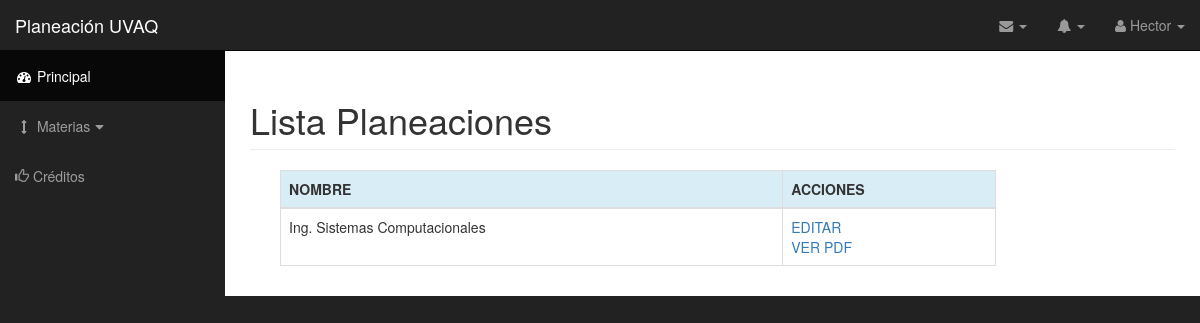
The page /materias.php (signed in) on the database as committed earlier.
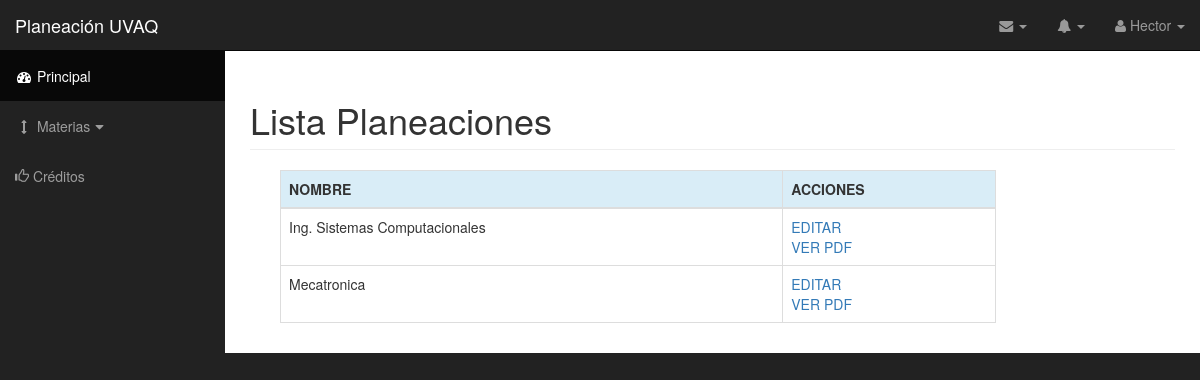
The same page on the database as committed later.
### tables this page shows
CREATE TABLE `usuarios` (
  `id_usuario` int(11) NOT NULL,
  `usuario` varchar(20) NOT NULL,
  `nombre` varchar(40) NOT NULL,
  `apellido` varchar(40) NOT NULL,
  `pass` varchar(40) NOT NULL,
  `correo` varchar(50) NOT NULL,
  `grado_academ` varchar(50) NOT NULL,
  `formacion` varchar(40) NOT NULL,
  `admin` int(1) NOT NULL,
  `director` int(11) NOT NULL
);

CREATE TABLE `materias` (
  `id_materia` int(11) NOT NULL,
  `nombrePlan` varchar(60) NOT NULL,
  `nombreUnidad` varchar(60) NOT NULL,
  `semestre` varchar(60) NOT NULL,
  `fecha` date NOT NULL,
  `proposito` varchar(60) NOT NULL,
  `competenciasGen` mediumtext NOT NULL,
  `competenciasEsp` mediumtext NOT NULL,
  `primeraEvaluacion` date NOT NULL,
  `segundaEvaluacion` date NOT NULL,
  `terceraEvaluacion` date NOT NULL,
  `horasUnidad` int(11) NOT NULL,
  `horasTeoDoc` int(11) NOT NULL,
  `horasPracDoc` int(11) NOT NULL,
  `horasTeoInd` int(11) NOT NULL,
  `horasPracInd` int(11) NOT NULL,
  `numAlumnos` int(11) NOT NULL,
  `salon` varchar(15) NOT NULL,
  `grupo` varchar(20) NOT NULL,
  `id_carrera` int(11) NOT NULL,
  `ciclo` int(30) NOT NULL
);

### materias.php (the view, shortened to what this page needs)
<?php include('conect.php'); ?>
<!DOCTYPE html>
<html lang="en">
    <?php include('head.php'); ?>
    <body>
        <div id="wrapper">
            <nav class="navbar navbar-inverse navbar-fixed-top" role="navigation">
                <?php include("navbarHeader.php"); include("sidebar.php"); ?>
            </nav>
            <div id="page-wrapper">
                <div class="container-fluid table-responsive">
                    <h1 class="page-header">
                    Lista Planeaciones
                    </h1>
                    <div class="col-md-12">
                        <?php
                        $matId = mysqli_query($link, "SELECT * FROM materias") or die("<h2 align='center'>NO HAY RESULTADOS</h2>");
                        ?>
                        <div class="col-lg-10 col-md-10 col-sm-12 col-xs-12">
                            <table class="table table-hover table-bordered table-responsive">
                                <thead>
                                    <tr class="info">
                                        <th>NOMBRE</th>
                                        <th>ACCIONES</th>
                                    </tr>
                                </thead>
                                <tbody>
                                   <?php while ($row = mysqli_fetch_row($matId)) {
                                    echo "
                                    <tr>
                                        <td>$row[1]</td>
                                        <td><a href='editar_pdf.php?id=".$row[0]."'>EDITAR</a><br><a href='pdf.php?id=".$row[0]."' target='_blank'>VER PDF</a></td>
                                    </tr>
                                    ";
                                    } ?>
                                </tbody>
                            </table>
                        </div>
                    </div>
                </div>
            </div>
        </div>
    </body>
</html>

### head.php (shortened to what this page needs)
<head>
    <link href="css/bootstrap.min.css" rel="stylesheet">
    <link href="css/sb-admin.css" rel="stylesheet">
    <link href="font-awesome/css/font-awesome.min.css" rel="stylesheet" type="text/css">
    <link rel="stylesheet" href="css/bootstrap-select.min.css">
</head>

### navbarHeader.php (shortened to what this page needs)
<?php
$sql = "SELECT nombre FROM usuarios WHERE id_usuario = $_SESSION[id_usuario]";
$res= @mysql_query($sql) or die(mysql_error());
$data = mysql_fetch_assoc($res);
?>
<div class="navbar-header">
    <a class="navbar-brand" href="index.php">Planeación UVAQ</a>
</div>
<ul class="nav navbar-right top-nav">
    <li class="dropdown">
        <a href="#" class="dropdown-toggle" data-toggle="dropdown"><i class="fa fa-envelope"></i> <b class="caret"></b></a>
    </li>
    <li class="dropdown">
        <a href="#" class="dropdown-toggle" data-toggle="dropdown"><i class="fa fa-bell"></i> <b class="caret"></b></a>
    </li>
    <li class="dropdown">
        <a href="#" class="dropdown-toggle" data-toggle="dropdown"><i class="fa fa-user"></i> <?php echo $data['nombre']; ?> <b class="caret"></b></a>
    </li>
</ul>

### sidebar.php (shortened to what this page needs)
<div class="collapse navbar-collapse navbar-ex1-collapse">
    <ul class="nav navbar-nav side-nav">
        <li class="active">
            <a href="index.php"><i class="fa fa-fw fa-dashboard"></i> Principal</a>
        </li>
        <li>
            <a href="javascript:;" data-toggle="collapse" data-target="#demo"><i class="fa fa-fw fa-arrows-v"></i> Materias<i class="fa fa-fw fa-caret-down"></i></a>
        </li>
        <li>
            <a href="creditos.php"><i class="glyphicon glyphicon-thumbs-up"></i> Créditos</a>
        </li>
    </ul>
</div>

### css/sb-admin.css (style rules this page uses)
body { margin-top: 100px; background-color: #222; }
@media (min-width:768px) { body { margin-top: 50px; } }
#wrapper { padding-left: 0; }
#page-wrapper { width: 100%; padding: 0; background-color: #fff; }
@media (min-width:768px) { #wrapper { padding-left: 225px; } }
@media (min-width:768px) { #page-wrapper { padding: 10px; } }
.top-nav { padding: 0 15px; }
.top-nav>li { display: inline-block; float: left; }
.top-nav>li>a { padding-top: 15px; padding-bottom: 15px; line-height: 20px; color: #999; }
@media (min-width:768px) { .side-nav { position: fixed; top: 51px; left: 225px; width: 225px; margin-left: -225px; border: none; border-radius: 0; overflow-y: auto; background-color: #222; bottom: 0; overflow-x: hidden; padding-bottom: 40px; } }
@media (min-width:768px) { .side-nav>li>a { width: 225px; } }

Rows that differ between the two databases and show on the page:
added materias: nombrePlan "Mecatronica"
